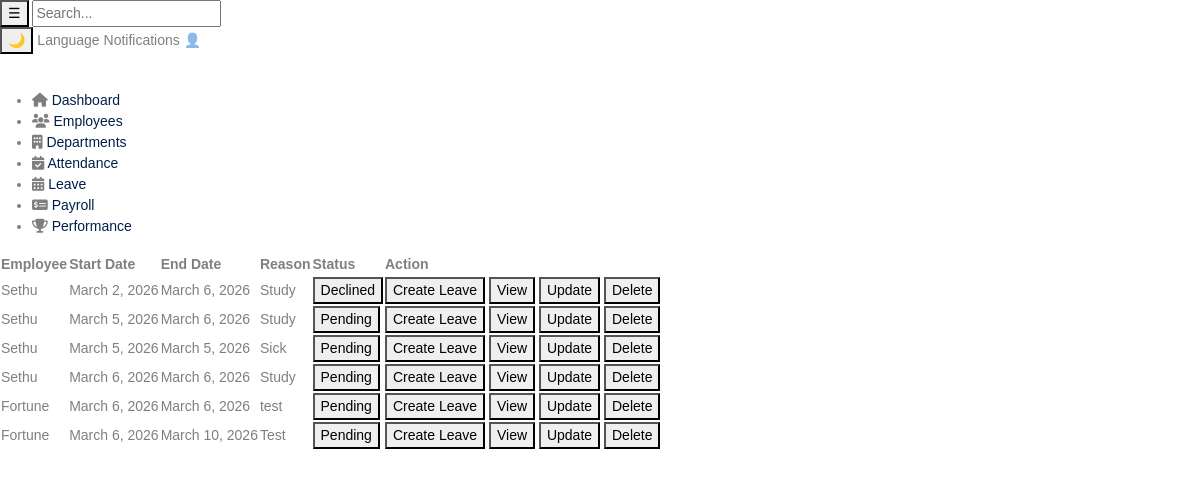
The page /hr/leaves/ on the database its author committed.
### hr/models.py (models this page shows, shortened)
class Leave(models.Model):
    employee = models.ForeignKey(Employee, on_delete=models.CASCADE)
    start_date = models.DateField()
    end_date = models.DateField()
    reason = models.TextField()
    STATUS_CHOICES = [
        ("Pending", "Pending"),
        ("Approved", "Approved"),
        ("Declined", "Declined"),
    ]
    status = models.CharField(max_length=20, choices=STATUS_CHOICES, default="Pending")

class Employee(models.Model):
    user = models.OneToOneField(User, on_delete=models.CASCADE)
    department = models.ForeignKey(Department, on_delete=models.CASCADE)
    first_name = models.CharField(max_length=50)
    last_name = models.CharField(max_length=50)
    email = models.EmailField(unique=True)
    role = models.ForeignKey(Role, on_delete=models.CASCADE)
    date_joined = models.DateField(auto_now_add=True)
    profile_picture = models.ImageField(upload_to='employee_profiles/', blank=True, null=True) #media/employee_profiles/
    contract_copy = models.FileField(upload_to='employee_contracts/', blank=True, null=True) #media/employee_contracts/

### hr/views.py (the view)
# urls.py: path('leaves/', LeaveListView.as_view(), name='leave-list'),
class LeaveListView(View):
    def get(self, request):
        template = loader.get_template('hr/pages/leave.html')
        leaves = Leave.objects.all()
        context = {
            'leaves': leaves
        }
        return HttpResponse(template.render(context, request))

### hr/templates/hr/pages/leave.html (shortened to what this page needs)
{% extends "hr/base/base.html" %}
{% block content %}
<section class="content">
    <table class="attendance-table">
        <thead>
            <tr>
                <th>Employee</th>
                <th>Start Date</th>
                <th>End Date</th>
                <th>Reason</th>
                <th>Status</th>
                <th>Action</th>
            </tr>
        </thead>
    <tbody>
    {% for leave in leaves %}
        <tr>
            <td>{{ leave.employee.first_name }}</td>
            <td>{{ leave.start_date }}</td>
            <td>{{ leave.end_date }}</td>
            <td>{{ leave.reason }}</td>
            <td>
                {% if leave.status == "Pending" %}
                    <button type="button">Pending</button>
                {% elif leave.status == "Approved" %}
                    <button type="button">Approved</button>
                {% elif leave.status == "Declined" %}
                    <button type="button">Declined</button>
                {% endif %}
            </td>
            <td>
                <a href="{% url 'create' %}">
                    <button type="button">Create Leave</button>
                </a>
                <a href="{% url 'leave_view' leave.id %}">
                    <button type="button">View</button>
                </a>
                <a href="{% url 'leave_update' leave.id %}">
                    <button type="button">Update</button>
                </a>
                <form action="{% url 'leave_delete' leave.id %}" method="POST" style="display:inline;">
                    <button type="submit" onclick="return confirm('Are you sure you want to delete this leave?')">
                        Delete
                    </button>
                </form>
            </td>
        </tr>
    {% empty %}
        <tr>
            <td colspan="6">No leave records found.</td>
        </tr>
    {% endfor %}
    </tbody>
</table>
</section>
{% endblock %}

### rows shown on the page
Leave: employee.first_name "Sethu", start_date "March 2, 2026", end_date "March 6, 2026", reason "Study", status "Declined"
Leave: employee.first_name "Sethu", start_date "March 5, 2026", end_date "March 6, 2026", reason "Study", status "Pending"
Leave: employee.first_name "Sethu", start_date "March 5, 2026", end_date "March 5, 2026", reason "Sick", status "Pending"
Leave: employee.first_name "Sethu", start_date "March 6, 2026", end_date "March 6, 2026", reason "Study", status "Pending"
Leave: employee.first_name "Fortune", start_date "March 6, 2026", end_date "March 6, 2026", reason "test", status "Pending"
Leave: employee.first_name "Fortune", start_date "March 6, 2026", end_date "March 10, 2026", reason "Test", status "Pending"
